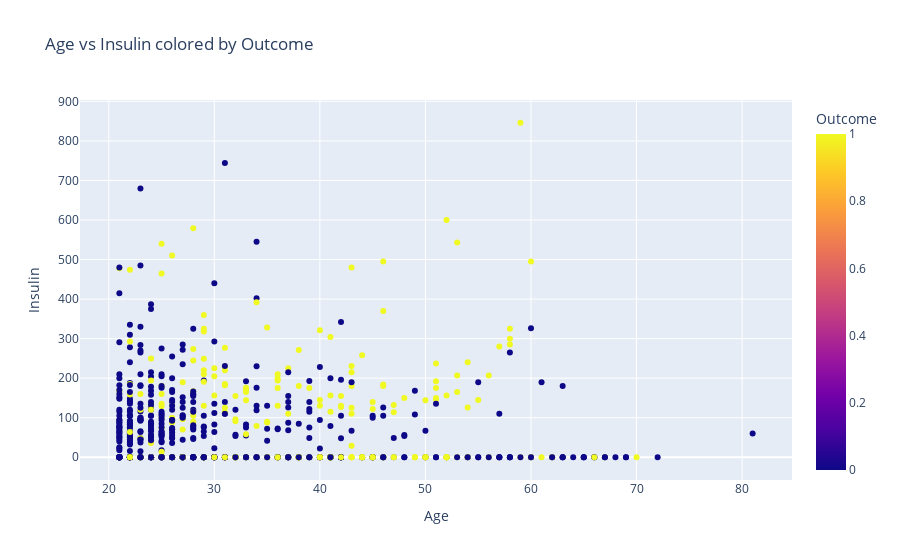

The code cell stored with this chart in its notebook:
### Code cell
# Plot scatter plot of Age vs Insulin using plotly

fig = px.scatter(df, x='Age', y='Insulin', color='Outcome',
                    title='Age vs Insulin colored by Outcome')
fig.show()

### Figure 1 — Plotly figure (JSON) as saved in the notebook; plotly's stock layout.template omitted (floating-point values rounded to 4 significant figures; data arrays with more than 128 entries replaced by an {"elided": "..."} marker saying what was removed)
{"data": [{"hovertemplate": "Age=%{x}<br>Insulin=%{y}<br>Outcome=%{marker.color}<extra></extra>", "legendgroup": "", "marker": {"color": {"elided": "768 int values"}, "coloraxis": "coloraxis", "symbol": "circle"}, "mode": "markers", "name": "", "orientation": "v", "showlegend": false, "type": "scatter", "x": {"elided": "768 int values"}, "xaxis": "x", "y": {"elided": "768 int values"}, "yaxis": "y"}], "layout": {"coloraxis": {"colorbar": {"title": {"text": "Outcome"}}, "colorscale": [[0, "#0d0887"], [0.1111, "#46039f"], [0.2222, "#7201a8"], [0.3333, "#9c179e"], [0.4444, "#bd3786"], [0.5556, "#d8576b"], [0.6667, "#ed7953"], [0.7778, "#fb9f3a"], [0.8889, "#fdca26"], [1, "#f0f921"]]}, "legend": {"tracegroupgap": 0}, "title": {"text": "Age vs Insulin colored by Outcome"}, "xaxis": {"anchor": "y", "domain": [0, 1], "title": {"text": "Age"}}, "yaxis": {"anchor": "x", "domain": [0, 1], "title": {"text": "Insulin"}}}}
